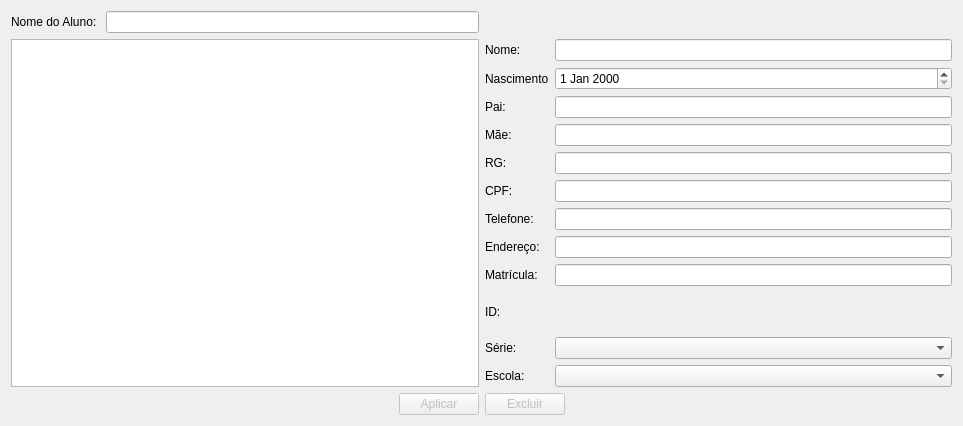
<?xml version="1.0" encoding="UTF-8"?>
<ui version="4.0">
 <class>Dialog</class>
 <widget class="QDialog" name="Dialog">
  <property name="geometry">
   <rect>
    <x>0</x>
    <y>0</y>
    <width>963</width>
    <height>426</height>
   </rect>
  </property>
  <property name="windowTitle">
   <string>Editar Aluno</string>
  </property>
  <layout class="QGridLayout" name="gridLayout">
   <item row="0" column="0" rowspan="2">
    <layout class="QVBoxLayout" name="verticalLayout_2">
     <item>
      <layout class="QGridLayout" name="gridLayout_3">
       <item row="2" column="2">
        <layout class="QVBoxLayout" name="verticalLayout"/>
       </item>
       <item row="0" column="0">
        <layout class="QHBoxLayout" name="horizontalLayout_4">
         <item>
          <widget class="QLabel" name="label_12">
           <property name="text">
            <string>Nome do Aluno: </string>
           </property>
          </widget>
         </item>
         <item>
          <widget class="QLineEdit" name="lineEditBuscarAlunos"/>
         </item>
        </layout>
       </item>
       <item row="2" column="1">
        <layout class="QGridLayout" name="gridLayout_5">
         <item row="10" column="0">
          <widget class="QLabel" name="label_7">
           <property name="text">
            <string>Endereço:</string>
           </property>
          </widget>
         </item>
         <item row="8" column="1">
          <widget class="QLineEdit" name="lineEditTelefone"/>
         </item>
         <item row="13" column="0">
          <widget class="QLabel" name="label_11">
           <property name="text">
            <string>Série:</string>
           </property>
          </widget>
         </item>
         <item row="11" column="1">
          <widget class="QLineEdit" name="lineEditMatricula"/>
         </item>
         <item row="1" column="1">
          <widget class="QDateEdit" name="dateEdit"/>
         </item>
         <item row="0" column="0">
          <widget class="QLabel" name="label_2">
           <property name="text">
            <string>Nome:</string>
           </property>
          </widget>
         </item>
         <item row="14" column="0">
          <widget class="QLabel" name="labelEscola">
           <property name="text">
            <string>Escola:</string>
           </property>
          </widget>
         </item>
         <item row="5" column="0">
          <widget class="QLabel" name="label_15">
           <property name="text">
            <string>CPF:</string>
           </property>
          </widget>
         </item>
         <item row="2" column="0">
          <widget class="QLabel" name="label">
           <property name="text">
            <string>Pai:</string>
           </property>
          </widget>
         </item>
         <item row="4" column="1">
          <widget class="QLineEdit" name="lineEditRG"/>
         </item>
         <item row="13" column="1">
          <widget class="QComboBox" name="comboBoxSerie">
           <property name="sizePolicy">
            <sizepolicy hsizetype="Expanding" vsizetype="Fixed">
             <horstretch>0</horstretch>
             <verstretch>0</verstretch>
            </sizepolicy>
           </property>
          </widget>
         </item>
         <item row="14" column="1">
          <widget class="QComboBox" name="comboBoxEscola">
           <property name="sizePolicy">
            <sizepolicy hsizetype="Expanding" vsizetype="Fixed">
             <horstretch>0</horstretch>
             <verstretch>0</verstretch>
            </sizepolicy>
           </property>
          </widget>
         </item>
         <item row="3" column="1">
          <widget class="QLineEdit" name="lineEditMae"/>
         </item>
         <item row="12" column="0">
          <widget class="QLabel" name="labelId">
           <property name="text">
            <string>ID: </string>
           </property>
          </widget>
         </item>
         <item row="3" column="0">
          <widget class="QLabel" name="label_3">
           <property name="text">
            <string>Mãe:</string>
           </property>
          </widget>
         </item>
         <item row="10" column="1">
          <widget class="QLineEdit" name="lineEditEndereco"/>
         </item>
         <item row="11" column="0">
          <widget class="QLabel" name="label_13">
           <property name="text">
            <string>Matrícula:</string>
           </property>
          </widget>
         </item>
         <item row="4" column="0">
          <widget class="QLabel" name="label_14">
           <property name="text">
            <string>RG:</string>
           </property>
          </widget>
         </item>
         <item row="5" column="1">
          <widget class="QLineEdit" name="lineEditCPF"/>
         </item>
         <item row="1" column="0">
          <widget class="QLabel" name="label_10">
           <property name="text">
            <string>Nascimento</string>
           </property>
          </widget>
         </item>
         <item row="0" column="1">
          <widget class="QLineEdit" name="lineEditNome">
           <property name="minimumSize">
            <size>
             <width>350</width>
             <height>0</height>
            </size>
           </property>
          </widget>
         </item>
         <item row="8" column="0">
          <widget class="QLabel" name="label_4">
           <property name="text">
            <string>Telefone:</string>
           </property>
          </widget>
         </item>
         <item row="2" column="1">
          <widget class="QLineEdit" name="lineEditPai"/>
         </item>
        </layout>
       </item>
       <item row="2" column="0">
        <widget class="QListWidget" name="listViewAlunos">
         <property name="sizePolicy">
          <sizepolicy hsizetype="Expanding" vsizetype="Minimum">
           <horstretch>0</horstretch>
           <verstretch>0</verstretch>
          </sizepolicy>
         </property>
         <property name="minimumSize">
          <size>
           <width>300</width>
           <height>0</height>
          </size>
         </property>
         <property name="maximumSize">
          <size>
           <width>500</width>
           <height>16777215</height>
          </size>
         </property>
        </widget>
       </item>
      </layout>
     </item>
    </layout>
   </item>
   <item row="4" column="0">
    <layout class="QGridLayout" name="gridLayout_2">
     <item row="1" column="0">
      <layout class="QHBoxLayout" name="horizontalLayout">
       <item>
        <spacer name="horizontalSpacer_2">
         <property name="orientation">
          <enum>Qt::Horizontal</enum>
         </property>
         <property name="sizeHint" stdset="0">
          <size>
           <width>40</width>
           <height>20</height>
          </size>
         </property>
        </spacer>
       </item>
       <item>
        <widget class="QPushButton" name="pushButtonEditar">
         <property name="enabled">
          <bool>false</bool>
         </property>
         <property name="text">
          <string>Aplicar</string>
         </property>
        </widget>
       </item>
       <item>
        <widget class="QPushButton" name="pushButtonExcluir">
         <property name="enabled">
          <bool>false</bool>
         </property>
         <property name="text">
          <string>Excluir</string>
         </property>
        </widget>
       </item>
       <item>
        <spacer name="horizontalSpacer">
         <property name="orientation">
          <enum>Qt::Horizontal</enum>
         </property>
         <property name="sizeHint" stdset="0">
          <size>
           <width>40</width>
           <height>20</height>
          </size>
         </property>
        </spacer>
       </item>
      </layout>
     </item>
    </layout>
   </item>
  </layout>
 </widget>
 <resources/>
 <connections/>
</ui>
